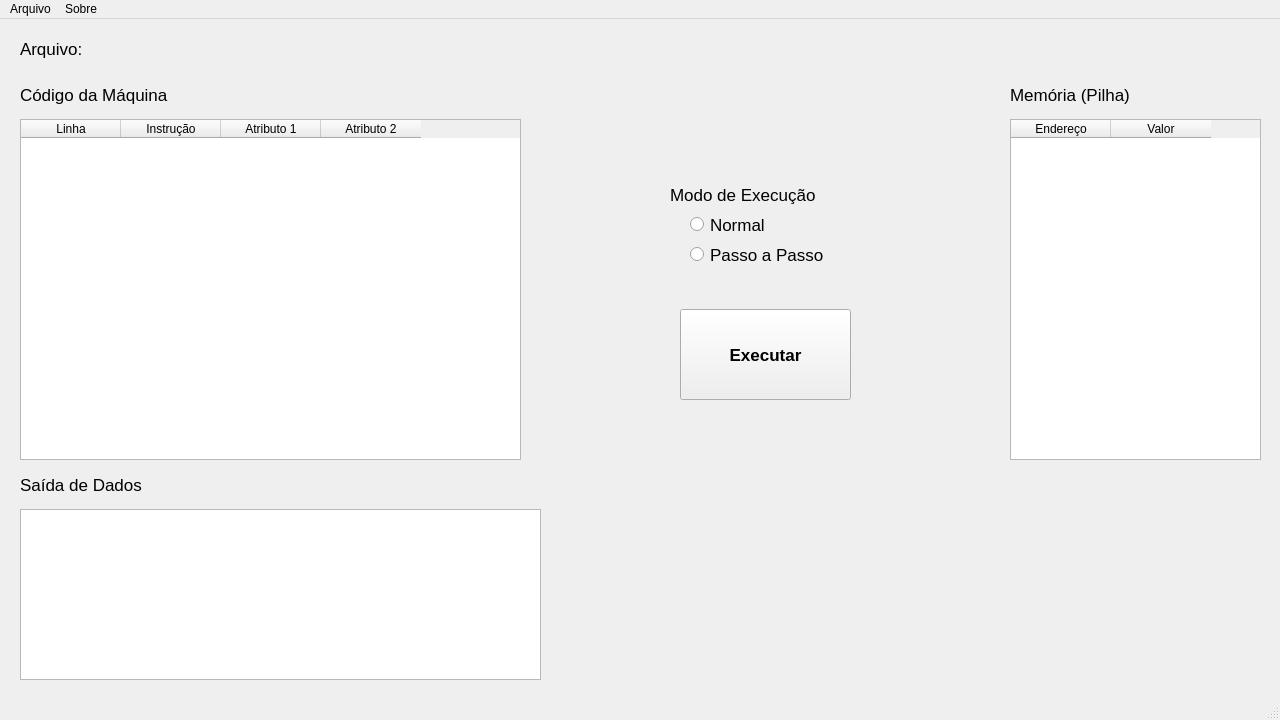
<?xml version="1.0" encoding="UTF-8"?>
<ui version="4.0">
    <class>MaquinaVirtual</class>
    <widget class="QMainWindow" name="MaquinaVirtual">
        <property name="geometry">
            <rect>
                <x>0</x>
                <y>0</y>
                <width>1280</width>
                <height>720</height>
            </rect>
        </property>
        <property name="windowTitle">
            <string>MainWindow</string>
        </property>
        <widget class="QWidget" name="centralwidget">
            <widget class="QLabel" name="CodigoDaMaquinaLabel">
                <property name="geometry">
                    <rect>
                        <x>20</x>
                        <y>60</y>
                        <width>201</width>
                        <height>31</height>
                    </rect>
                </property>
                <property name="font">
                    <font>
                        <pointsize>13</pointsize>
                    </font>
                </property>
                <property name="text">
                    <string>Código da Máquina</string>
                </property>
            </widget>
            <widget class="QLabel" name="MemoriaLabel">
                <property name="geometry">
                    <rect>
                        <x>1010</x>
                        <y>60</y>
                        <width>161</width>
                        <height>31</height>
                    </rect>
                </property>
                <property name="font">
                    <font>
                        <pointsize>13</pointsize>
                    </font>
                </property>
                <property name="text">
                    <string>Memória (Pilha)</string>
                </property>
            </widget>
            <widget class="QLabel" name="SaidaDeDadosLabel">
                <property name="geometry">
                    <rect>
                        <x>20</x>
                        <y>450</y>
                        <width>151</width>
                        <height>31</height>
                    </rect>
                </property>
                <property name="font">
                    <font>
                        <pointsize>13</pointsize>
                    </font>
                </property>
                <property name="text">
                    <string>Saída de Dados</string>
                </property>
            </widget>
            <widget class="QLabel" name="ModoDeExecucaoLabel">
                <property name="geometry">
                    <rect>
                        <x>670</x>
                        <y>160</y>
                        <width>191</width>
                        <height>31</height>
                    </rect>
                </property>
                <property name="font">
                    <font>
                        <pointsize>13</pointsize>
                    </font>
                </property>
                <property name="text">
                    <string>Modo de Execução</string>
                </property>
            </widget>
            <widget class="QRadioButton" name="NormalRadioButton">
                <property name="geometry">
                    <rect>
                        <x>690</x>
                        <y>190</y>
                        <width>112</width>
                        <height>31</height>
                    </rect>
                </property>
                <property name="font">
                    <font>
                        <pointsize>13</pointsize>
                    </font>
                </property>
                <property name="text">
                    <string>Normal</string>
                </property>
            </widget>
            <widget class="QRadioButton" name="PassoAPassoRadioButton">
                <property name="geometry">
                    <rect>
                        <x>690</x>
                        <y>220</y>
                        <width>161</width>
                        <height>31</height>
                    </rect>
                </property>
                <property name="font">
                    <font>
                        <pointsize>13</pointsize>
                    </font>
                </property>
                <property name="text">
                    <string>Passo a Passo</string>
                </property>
            </widget>
            <widget class="QPlainTextEdit" name="SaidaDeDadosArea">
                <property name="geometry">
                    <rect>
                        <x>20</x>
                        <y>490</y>
                        <width>521</width>
                        <height>171</height>
                    </rect>
                </property>
            </widget>
            <widget class="QTableWidget" name="CodigoDaMaquinaTable">
                <property name="geometry">
                    <rect>
                        <x>20</x>
                        <y>100</y>
                        <width>501</width>
                        <height>341</height>
                    </rect>
                </property>
                <column>
                    <property name="text">
                        <string>Linha</string>
                    </property>
                </column>
                <column>
                    <property name="text">
                        <string>Instrução</string>
                    </property>
                </column>
                <column>
                    <property name="text">
                        <string>Atributo 1</string>
                    </property>
                </column>
                <column>
                    <property name="text">
                        <string>Atributo 2</string>
                    </property>
                </column>
            </widget>
            <widget class="QTableWidget" name="MemoriaTable">
                <property name="geometry">
                    <rect>
                        <x>1010</x>
                        <y>100</y>
                        <width>251</width>
                        <height>341</height>
                    </rect>
                </property>
                <column>
                    <property name="text">
                        <string>Endereço</string>
                    </property>
                </column>
                <column>
                    <property name="text">
                        <string>Valor</string>
                    </property>
                </column>
            </widget>
            <widget class="QPushButton" name="ExecutarButton">
                <property name="geometry">
                    <rect>
                        <x>680</x>
                        <y>290</y>
                        <width>171</width>
                        <height>91</height>
                    </rect>
                </property>
                <property name="font">
                    <font>
                        <pointsize>13</pointsize>
                        <bold>true</bold>
                    </font>
                </property>
                <property name="autoFillBackground">
                    <bool>false</bool>
                </property>
                <property name="text">
                    <string>Executar</string>
                </property>
            </widget>
            <widget class="QLabel" name="ArquivoName">
                <property name="geometry">
                    <rect>
                        <x>90</x>
                        <y>20</y>
                        <width>681</width>
                        <height>20</height>
                    </rect>
                </property>
                <property name="font">
                    <font>
                        <pointsize>11</pointsize>
                    </font>
                </property>
                <property name="text">
                    <string/>
                </property>
            </widget>
            <widget class="QLabel" name="ArquivoLabel">
                <property name="geometry">
                    <rect>
                        <x>20</x>
                        <y>20</y>
                        <width>81</width>
                        <height>20</height>
                    </rect>
                </property>
                <property name="font">
                    <font>
                        <pointsize>13</pointsize>
                    </font>
                </property>
                <property name="text">
                    <string>Arquivo:</string>
                </property>
            </widget>
        </widget>
        <widget class="QMenuBar" name="menubar">
            <property name="geometry">
                <rect>
                    <x>0</x>
                    <y>0</y>
                    <width>1280</width>
                    <height>25</height>
                </rect>
            </property>
            <widget class="QMenu" name="menuArquivo">
                <property name="title">
                    <string>Arquivo</string>
                </property>
                <addaction name="actionOpen"/>
            </widget>
            <widget class="QMenu" name="menuSobre">
                <property name="title">
                    <string>Sobre</string>
                </property>
                <addaction name="actionSobreAMaquinaVirtual"/>
            </widget>
            <addaction name="menuArquivo"/>
            <addaction name="menuSobre"/>
        </widget>
        <widget class="QStatusBar" name="statusbar"/>
        <action name="actionOpen">
            <property name="text">
                <string>Abrir</string>
            </property>
        </action>
        <action name="actionSobreAMaquinaVirtual">
            <property name="text">
                <string>Sobre a Máquina Virtual</string>
            </property>
        </action>
    </widget>
    <resources/>
    <connections/>
</ui>
